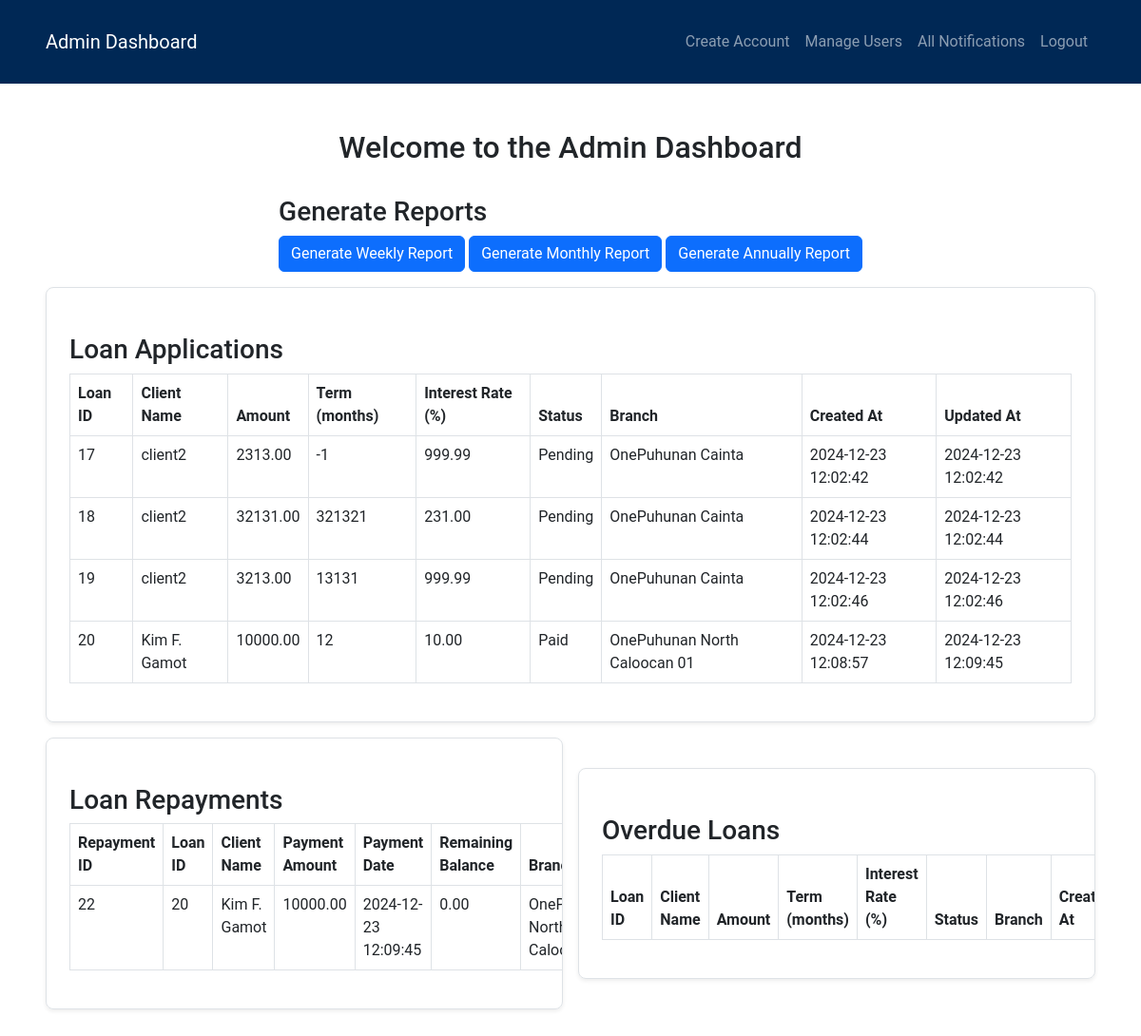
The page /view/adminDashboard.php (signed in) on the database as committed earlier.
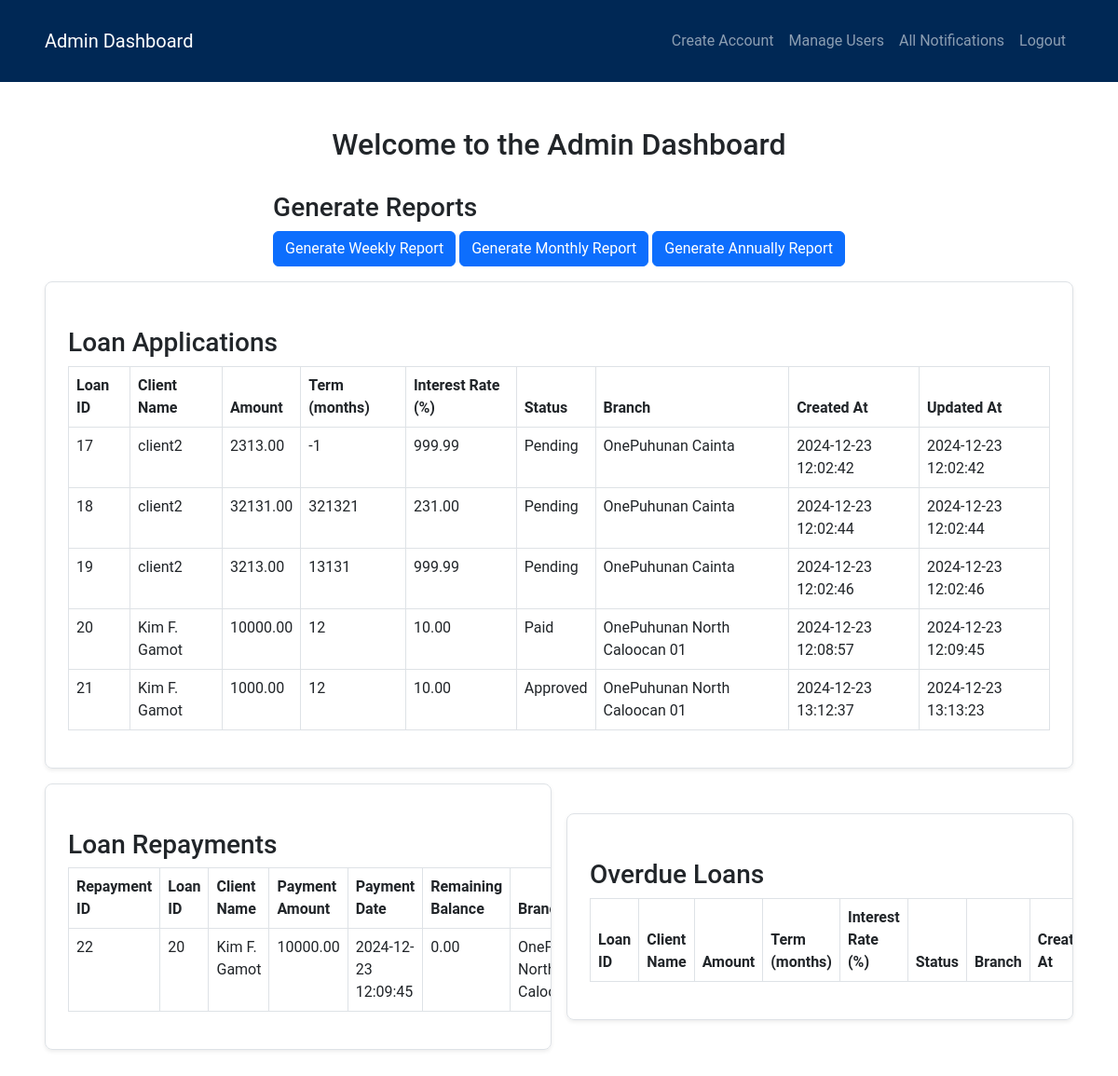
The same page on the database as committed later.
### tables this page shows
CREATE TABLE `loan_applications` (
  `loan_id` int(11) NOT NULL,
  `client_id` int(11) NOT NULL,
  `loan_amount` decimal(10,2) NOT NULL,
  `loan_term` int(11) NOT NULL,
  `interest_rate` decimal(5,2) NOT NULL,
  `status` enum('Pending','Approved','Rejected','Paid') NOT NULL,
  `created_at` timestamp NOT NULL DEFAULT current_timestamp(),
  `updated_at` timestamp NOT NULL DEFAULT current_timestamp() ON UPDATE current_timestamp()
);

CREATE TABLE `user_tbl` (
  `user_id` int(11) NOT NULL,
  `name` varchar(255) NOT NULL,
  `address` text DEFAULT NULL,
  `contact` varchar(20) DEFAULT NULL,
  `role` enum('lo','admin','bm','client') NOT NULL,
  `username` varchar(100) NOT NULL,
  `email` varchar(255) NOT NULL,
  `password` varchar(255) NOT NULL,
  `repeat_password` varchar(255) NOT NULL,
  `created_at` timestamp NOT NULL DEFAULT current_timestamp(),
  `remember_token` varchar(255) DEFAULT NULL,
  `reset_token` varchar(255) DEFAULT NULL,
  `reset_expires` int(11) DEFAULT NULL,
  `branch_id` int(11) DEFAULT NULL
);

CREATE TABLE `branches` (
  `branch_id` int(11) NOT NULL,
  `branch_name` varchar(255) NOT NULL,
  `branch_address` text DEFAULT NULL,
  `branch_contact` varchar(20) DEFAULT NULL,
  `branch_email` varchar(255) DEFAULT NULL,
  `created_at` timestamp NOT NULL DEFAULT current_timestamp()
);

CREATE TABLE `loan_repayments` (
  `repayment_id` int(11) NOT NULL,
  `loan_id` int(11) NOT NULL,
  `payment_amount` decimal(10,2) NOT NULL,
  `payment_date` timestamp NOT NULL DEFAULT current_timestamp(),
  `remaining_balance` decimal(10,2) NOT NULL
);

### view/adminDashboard.php (the view, shortened to what the changed rows need)
<?php
require_once "../model/db.php";
$sql = "SELECT l.loan_id, l.client_id, l.loan_amount, l.loan_term, l.interest_rate, l.status, l.created_at, l.updated_at, b.branch_name, u.name AS client_name
        FROM loan_applications l
        JOIN user_tbl u ON l.client_id = u.user_id
        JOIN branches b ON u.branch_id = b.branch_id";
$result = $conn->query($sql);
$loans = $result->fetch_all(MYSQLI_ASSOC);
$sql = "SELECT lr.repayment_id, lr.loan_id, lr.payment_amount, lr.payment_date, lr.remaining_balance, b.branch_name, u.name AS client_name
        FROM loan_repayments lr
        JOIN loan_applications l ON lr.loan_id = l.loan_id
        JOIN user_tbl u ON l.client_id = u.user_id
        JOIN branches b ON u.branch_id = b.branch_id";
$result = $conn->query($sql);
$repayments = $result->fetch_all(MYSQLI_ASSOC);
?>
<!DOCTYPE html>
<html lang="en">
<head>
    <link rel="stylesheet" href="css/style.css">
    <link href="https://cdn.jsdelivr.net/npm/bootstrap@5.3.3/dist/css/bootstrap.min.css" rel="stylesheet">
    <link rel="stylesheet" href="https://cdnjs.cloudflare.com/ajax/libs/twitter-bootstrap/5.3.0/css/bootstrap.min.css">
    <link rel="stylesheet" href="https://cdn.datatables.net/2.1.8/css/dataTables.bootstrap5.css">
    <link rel="stylesheet" href="https://cdn.datatables.net/responsive/3.0.3/css/responsive.bootstrap5.css">
</head>
<body>
    <div class="container-fluid px-5 mt-5 mb-5">
    <div class="container-fluid d-flex justify-content-around align-items-center mt-3 flex-wrap">
        <h2>Welcome to the Admin Dashboard</h2>
    </div>
        <div class="shadow-sm border container-fluid p-4 mt-3 rounded-3">
            <table class="table table-bordered" id="loansTable">
                <thead>
                    <tr>
                        <th>Loan ID</th>
                        <th>Client Name</th>
                        <th>Amount</th>
                        <th>Term (months)</th>
                        <th>Interest Rate (%)</th>
                        <th>Status</th>
                        <th>Branch</th>
                        <th>Created At</th>
                        <th>Updated At</th>
                    </tr>
                </thead>
                <tbody>
                    <?php foreach ($loans as $loan): ?>
                    <tr>
                        <td><?php echo htmlspecialchars($loan['loan_id']); ?></td>
                        <td><?php echo htmlspecialchars($loan['client_name']); ?></td>
                        <td><?php echo htmlspecialchars($loan['loan_amount']); ?></td>
                        <td><?php echo htmlspecialchars($loan['loan_term']); ?></td>
                        <td><?php echo htmlspecialchars($loan['interest_rate']); ?></td>
                        <td><?php echo htmlspecialchars($loan['status']); ?></td>
                        <td><?php echo htmlspecialchars($loan['branch_name']); ?></td>
                        <td><?php echo htmlspecialchars($loan['created_at']); ?></td>
                        <td><?php echo htmlspecialchars($loan['updated_at']); ?></td>
                    </tr>
                    <?php endforeach; ?>
                </tbody>
            </table>
        </div>
        <section class="d-flex justify-content-center align-items-center" style="gap: 1rem" id="mid-section">
            <div class="shadow-sm border table-responsive p-4 mt-3 rounded-3" style="flex: 1">
                <table class="table table-bordered" id="repaymentsTable">
                    <thead>
                        <tr>
                            <th>Repayment ID</th>
                            <th>Loan ID</th>
                            <th>Client Name</th>
                            <th>Payment Amount</th>
                            <th>Payment Date</th>
                            <th>Remaining Balance</th>
                            <th>Branch</th>
                        </tr>
                    </thead>
                    <tbody>
                        <?php foreach ($repayments as $repayment): ?>
                        <tr>
                            <td><?php echo htmlspecialchars($repayment['repayment_id']); ?></td>
                            <td><?php echo htmlspecialchars($repayment['loan_id']); ?></td>
                            <td><?php echo htmlspecialchars($repayment['client_name']); ?></td>
                            <td><?php echo htmlspecialchars($repayment['payment_amount']); ?></td>
                            <td><?php echo htmlspecialchars($repayment['payment_date']); ?></td>
                            <td><?php echo htmlspecialchars($repayment['remaining_balance']); ?></td>
                            <td><?php echo htmlspecialchars($repayment['branch_name']); ?></td>
                        </tr>
                        <?php endforeach; ?>
                    </tbody>
                </table>
            </div>
            <div class="shadow-sm border table-responsive p-4 mt-3 rounded-3" style="flex: 1">
                    <table class="table table-bordered" id="overdueTable">
                        <thead>
                            <tr>
                                <th>Loan ID</th>
                                <th>Client Name</th>
                                <th>Amount</th>
                                <th>Term (months)</th>
                                <th>Interest Rate (%)</th>
                                <th>Status</th>
                                <th>Branch</th>
                                <th>Created At</th>
                            </tr>
                        </thead>
                    </table>
            </div>
        </section>
    </div>
</body>
</html>

Rows that differ between the two databases and show on the page:
added loan_applications: loan_id "21", client.name "Kim F. Gamot", loan_amount "1000.00", loan_term "12", interest_rate "10.00", status "Approved", branches.branch_name "OnePuhunan North Caloocan 01", created_at "2024-12-23 13:12:37", updated_at "2024-12-23 13:13:23"
